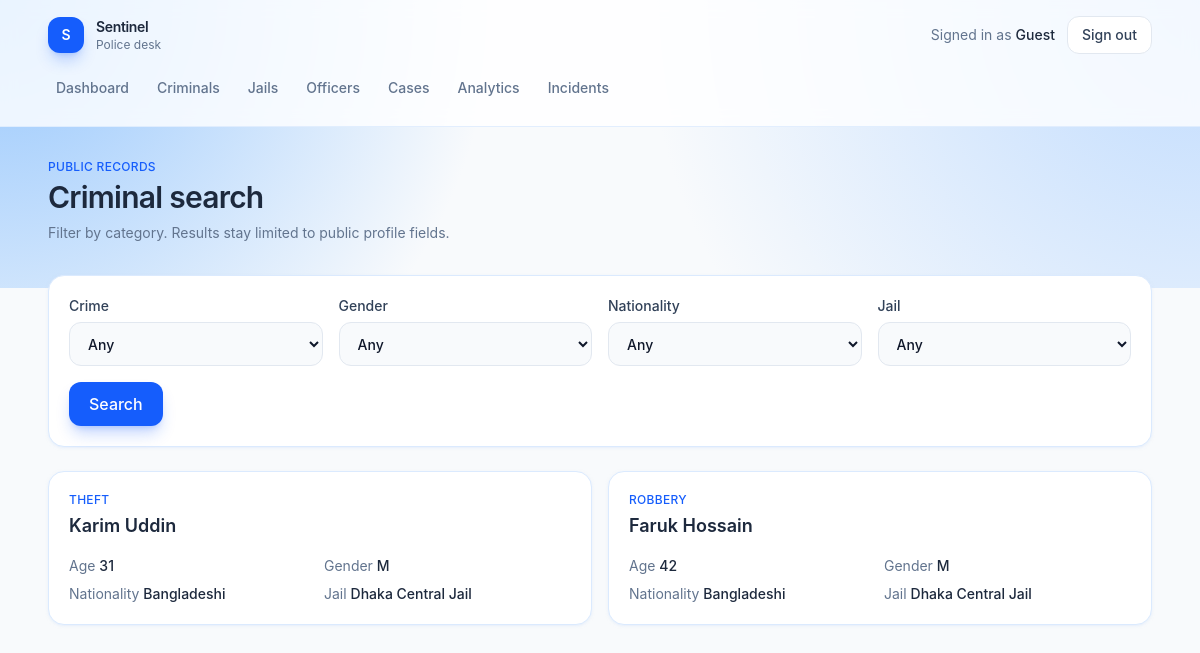
Screenshot of /search (signed in) with the database file from the repository.
### tables this page shows
CREATE TABLE Criminal (
    CID INTEGER PRIMARY KEY,
    Name TEXT NOT NULL,
    Age INTEGER,
    Crime TEXT,
    Height REAL,
    Gender TEXT,
    Nationality TEXT,
    JID INTEGER,
    time_sentenced TEXT,
    FOREIGN KEY (JID) REFERENCES Jail(JID)
);

### app.py (the view)
@app.route("/search" , methods=["GET", "POST"])
def search_criminals():
    if not check_login():
                return redirect("/login")
    if request.method == "GET":
        db = get_db()
        crime = db.execute("SELECT DISTINCT Crime FROM CRIMINAL").fetchall()
        gender = db.execute("SELECT DISTINCT Gender FROM CRIMINAL").fetchall()
        nationality = db.execute("SELECT DISTINCT Nationality FROM CRIMINAL").fetchall()
        jail = db.execute("SELECT * FROM JAIL").fetchall()
        return render_template("search.html", jails=jail, crimes=crime, genders=gender, nationalities=nationality)

### app.py (called while the page is built)
def get_db():
    if "db" not in g:
        g.db = sqlite3.connect(app.config["DATABASE"])
        g.db.row_factory = sqlite3.Row
    return g.db

def check_login():
    if session.get("loggedin_UID") is None:
        return False
    return True

### templates/search.html (shortened to what this page needs)
{% extends "app.html" %}
{% set filters = filters if filters is defined else {"crime": "", "gender": "", "nationality": "", "jail_id": ""} %}
{% set crimes = crimes if crimes is defined else ["Theft", "Fraud", "Assault", "Robbery", "Drug offense", "Other"] %}
{% set nationalities = nationalities if nationalities is defined else ["Bangladeshi", "Other"] %}
{% set jails = jails if jails is defined else [{"JID": 1, "Name": "Dhaka Central Jail"}, {"JID": 2, "Name": "Kashimpur Central Jail"}] %}
{% set results = results if results is defined else [
    {"CID": 101, "Name": "Karim Uddin", "Age": 31, "Crime": "Theft", "Gender": "M", "Nationality": "Bangladeshi", "jail_name": "Dhaka Central Jail"},
    {"CID": 103, "Name": "Faruk Hossain", "Age": 42, "Crime": "Robbery", "Gender": "M", "Nationality": "Bangladeshi", "jail_name": "Dhaka Central Jail"},
] %}
{% block page %}
<div class="mb-8">
    <p class="text-xs font-medium uppercase tracking-wide text-blue-600">Public records</p>
    <h1 class="mt-1 text-3xl font-semibold tracking-tight text-slate-800">Criminal search</h1>
    <p class="mt-2 text-sm text-slate-500">Filter by category. Results stay limited to public profile fields.</p>
</div>
<article class="rounded-2xl border border-blue-100 bg-white p-5 shadow-sm shadow-blue-100/50">
    <form action="{{ url_for('search_criminals') }}" method="get" class="grid gap-4 sm:grid-cols-2 lg:grid-cols-4">
        <label class="flex flex-col gap-1.5 text-sm font-medium text-slate-700">
            Crime
            <select name="crime" class="h-11 rounded-xl border border-slate-200 bg-slate-50 px-3.5 outline-none focus:border-blue-500 focus:bg-white focus:ring-4 focus:ring-blue-100">
                <option value="">Any</option>
            </select>
        </label>
        <label class="flex flex-col gap-1.5 text-sm font-medium text-slate-700">
            Gender
            <select name="gender" class="h-11 rounded-xl border border-slate-200 bg-slate-50 px-3.5 outline-none focus:border-blue-500 focus:bg-white focus:ring-4 focus:ring-blue-100">
                <option value="">Any</option>
            </select>
        </label>
        <label class="flex flex-col gap-1.5 text-sm font-medium text-slate-700">
            Nationality
            <select name="nationality" class="h-11 rounded-xl border border-slate-200 bg-slate-50 px-3.5 outline-none focus:border-blue-500 focus:bg-white focus:ring-4 focus:ring-blue-100">
                <option value="">Any</option>
            </select>
        </label>
        <label class="flex flex-col gap-1.5 text-sm font-medium text-slate-700">
            Jail
            <select name="jail_id" class="h-11 rounded-xl border border-slate-200 bg-slate-50 px-3.5 outline-none focus:border-blue-500 focus:bg-white focus:ring-4 focus:ring-blue-100">
                <option value="">Any</option>
            </select>
        </label>
        <div class="sm:col-span-2 lg:col-span-4">
            <button type="submit" class="h-11 rounded-xl bg-blue-600 px-5 font-medium text-white shadow-lg shadow-blue-600/25 transition hover:bg-blue-700">Search</button>
        </div>
    </form>
</article>
<section class="mt-6 grid gap-4 sm:grid-cols-2">
    {% if results %}
        {% for person in results %}
        <article class="rounded-2xl border border-blue-100 bg-white p-5 shadow-sm shadow-blue-100/50">
            <p class="text-xs font-medium uppercase tracking-wide text-blue-600">{{ person.Crime or "Unspecified" }}</p>
            <h2 class="mt-1 text-lg font-semibold text-slate-800">{{ person.Name }}</h2>
            <dl class="mt-4 grid grid-cols-2 gap-2 text-sm text-slate-500">
                <div>Age <span class="font-medium text-slate-800">{{ person.Age or "—" }}</span></div>
                <div>Gender <span class="font-medium text-slate-800">{{ person.Gender or "—" }}</span></div>
                <div>Nationality <span class="font-medium text-slate-800">{{ person.Nationality or "—" }}</span></div>
                <div>Jail <span class="font-medium text-slate-800">{{ person.jail_name or "—" }}</span></div>
            </dl>
        </article>
        {% endfor %}
    {% else %}
    <article class="rounded-2xl border border-blue-100 bg-white px-5 py-10 text-center text-sm text-slate-500 sm:col-span-2">
        No matching public records.
    </article>
    {% endif %}
</section>
{% endblock %}

### rows the page displays
Criminal: Crime "ROBBERY", Name "Faruk Hossain", Age "42", Gender "M", Nationality "Bangladeshi", jail_name "Dhaka Central Jail"

### other values shown
{{ "Police desk" if role == "police" else "Public portal" }} "Police desk"
{{ user_name }} "Guest"
{{ label }} "Dashboard Criminals Jails Officers Cases Analytics Incidents"
{{ person.Crime or "Unspecified" }} "THEFT"
{{ person.Name }} "Karim Uddin"
{{ person.Age or "—" }} "31"
{{ person.Gender or "—" }} "M"
{{ person.Nationality or "—" }} "Bangladeshi"
{{ person.jail_name or "—" }} "Dhaka Central Jail"
